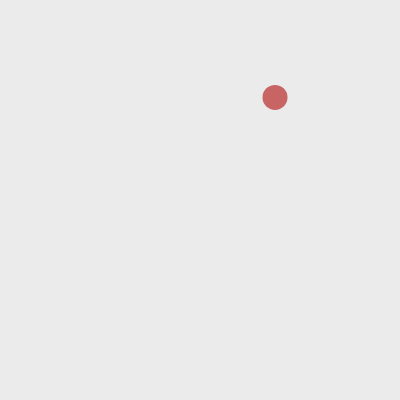
Frame 1 (no input)
Frame 60 (no input): identical to frame 1, image omitted
Frame 120 (the mouse pressed at the canvas centre since frame 60): identical to frame 1, image omitted

The p5.js sketch that drew this single still picture (run headless with seeded random() and noise() and a simulated clock; from frame 60 on, the mouse is pressed at the canvas centre):

// p5.js sketch
// ── sketch.js
function setup() {
  createCanvas(400, 400);
  r1 = random(25, 375);
  r2 = random(25, 375);
}

function draw() {
  background(235);
  noStroke();
  if (keyIsDown(UP_ARROW)) {
    r2 -= 2;
  }
  if (keyIsDown(DOWN_ARROW)) {
    r2 += 2;
  }
  if (keyIsDown(RIGHT_ARROW)) {
    r1 += 2;
  }
  if (keyIsDown(LEFT_ARROW)) {
    r1 -= 2;
  }
  fill(200, 100, 100);
  circle(r1, r2, 25);
}
